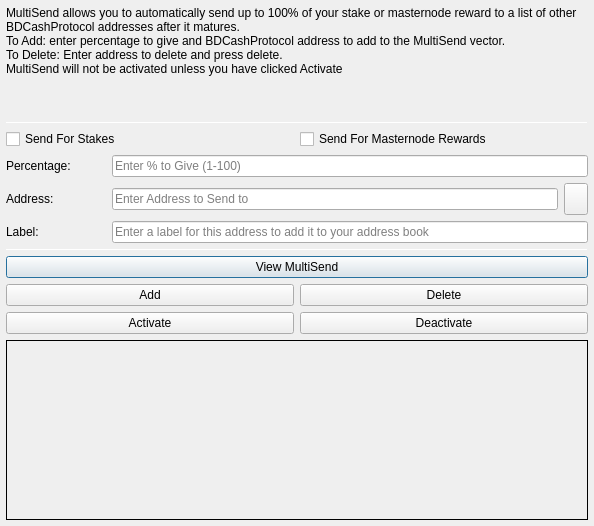
<?xml version="1.0" encoding="UTF-8"?>
<ui version="4.0">
 <class>MultiSendDialog</class>
 <widget class="QDialog" name="MultiSendDialog">
  <property name="windowModality">
   <enum>Qt::NonModal</enum>
  </property>
  <property name="geometry">
   <rect>
    <x>0</x>
    <y>0</y>
    <width>594</width>
    <height>526</height>
   </rect>
  </property>
  <property name="windowTitle">
   <string>MultiSend</string>
  </property>
  <layout class="QVBoxLayout" name="verticalLayout" stretch="0">
   <property name="leftMargin">
    <number>6</number>
   </property>
   <property name="topMargin">
    <number>6</number>
   </property>
   <property name="rightMargin">
    <number>6</number>
   </property>
   <property name="bottomMargin">
    <number>6</number>
   </property>
   <item>
    <layout class="QVBoxLayout" name="verticalLayout_Main" stretch="1,1,1,0,1,1,1">
     <item>
      <widget class="QLabel" name="label_2">
       <property name="lineWidth">
        <number>1</number>
       </property>
       <property name="text">
        <string>MultiSend allows you to automatically send up to 100% of your stake or masternode reward to a list of other BDCashProtocol addresses after it matures.
To Add: enter percentage to give and BDCashProtocol address to add to the MultiSend vector.
To Delete: Enter address to delete and press delete.
MultiSend will not be activated unless you have clicked Activate</string>
       </property>
       <property name="alignment">
        <set>Qt::AlignLeading|Qt::AlignLeft|Qt::AlignTop</set>
       </property>
       <property name="wordWrap">
        <bool>true</bool>
       </property>
      </widget>
     </item>
     <item>
      <widget class="Line" name="line">
       <property name="minimumSize">
        <size>
         <width>0</width>
         <height>1</height>
        </size>
       </property>
       <property name="maximumSize">
        <size>
         <width>16777215</width>
         <height>1</height>
        </size>
       </property>
       <property name="orientation">
        <enum>Qt::Horizontal</enum>
       </property>
      </widget>
     </item>
     <item>
      <layout class="QVBoxLayout" name="verticalLayout_Settings">
       <item>
        <layout class="QHBoxLayout" name="horizontalLayout">
         <item>
          <widget class="QCheckBox" name="multiSendStakeCheckBox">
           <property name="text">
            <string>Send For Stakes</string>
           </property>
          </widget>
         </item>
         <item>
          <widget class="QCheckBox" name="multiSendMasternodeCheckBox">
           <property name="text">
            <string>Send For Masternode Rewards</string>
           </property>
          </widget>
         </item>
        </layout>
       </item>
       <item>
        <layout class="QHBoxLayout" name="horizontalLayout_6">
         <item>
          <widget class="QLabel" name="label">
           <property name="minimumSize">
            <size>
             <width>100</width>
             <height>0</height>
            </size>
           </property>
           <property name="toolTip">
            <string>Percentage of stake to send</string>
           </property>
           <property name="text">
            <string>Percentage:</string>
           </property>
          </widget>
         </item>
         <item>
          <widget class="QLineEdit" name="multiSendPercentEdit">
           <property name="toolTip">
            <string>Enter whole numbers 1 - 100</string>
           </property>
           <property name="placeholderText">
            <string>Enter % to Give (1-100)</string>
           </property>
          </widget>
         </item>
        </layout>
       </item>
       <item>
        <layout class="QHBoxLayout" name="horizontalLayout_7">
         <item>
          <widget class="QLabel" name="label_5">
           <property name="minimumSize">
            <size>
             <width>100</width>
             <height>0</height>
            </size>
           </property>
           <property name="toolTip">
            <string>Address to send portion of stake to</string>
           </property>
           <property name="text">
            <string>Address:</string>
           </property>
          </widget>
         </item>
         <item>
          <widget class="QLineEdit" name="multiSendAddressEdit">
           <property name="toolTip">
            <string/>
           </property>
           <property name="placeholderText">
            <string>Enter Address to Send to</string>
           </property>
          </widget>
         </item>
         <item>
          <widget class="QToolButton" name="addressBookButton">
           <property name="maximumSize">
            <size>
             <width>16777215</width>
             <height>32</height>
            </size>
           </property>
           <property name="toolTip">
            <string>Choose an address from the address book</string>
           </property>
           <property name="text">
            <string/>
           </property>
           <property name="icon">
            <iconset resource="../bdcashprotocol.qrc">
             <normaloff>:/icons/address-book</normaloff>:/icons/address-book</iconset>
           </property>
           <property name="shortcut">
            <string>Alt+A</string>
           </property>
          </widget>
         </item>
        </layout>
       </item>
      </layout>
     </item>
     <item>
      <layout class="QHBoxLayout" name="horizontalLayout_3">
       <item>
        <widget class="QLabel" name="label_3">
         <property name="minimumSize">
          <size>
           <width>100</width>
           <height>0</height>
          </size>
         </property>
         <property name="text">
          <string>Label:</string>
         </property>
        </widget>
       </item>
       <item>
        <widget class="QLineEdit" name="labelAddressLabelEdit">
         <property name="placeholderText">
          <string>Enter a label for this address to add it to your address book</string>
         </property>
        </widget>
       </item>
      </layout>
     </item>
     <item>
      <widget class="Line" name="line_2">
       <property name="minimumSize">
        <size>
         <width>0</width>
         <height>1</height>
        </size>
       </property>
       <property name="maximumSize">
        <size>
         <width>16777215</width>
         <height>1</height>
        </size>
       </property>
       <property name="orientation">
        <enum>Qt::Horizontal</enum>
       </property>
      </widget>
     </item>
     <item>
      <layout class="QVBoxLayout" name="verticalLayout_Buttons">
       <item>
        <layout class="QHBoxLayout" name="horizontalLayout_4">
         <item>
          <widget class="QPushButton" name="viewButton">
           <property name="toolTip">
            <string/>
           </property>
           <property name="statusTip">
            <string>View MultiSend Vector</string>
           </property>
           <property name="text">
            <string>View MultiSend</string>
           </property>
          </widget>
         </item>
        </layout>
       </item>
       <item>
        <layout class="QHBoxLayout" name="horizontalLayout_2">
         <item>
          <widget class="QPushButton" name="addButton">
           <property name="toolTip">
            <string/>
           </property>
           <property name="statusTip">
            <string>Add to MultiSend Vector</string>
           </property>
           <property name="text">
            <string>Add</string>
           </property>
          </widget>
         </item>
         <item>
          <widget class="QPushButton" name="deleteButton">
           <property name="toolTip">
            <string/>
           </property>
           <property name="statusTip">
            <string>Delete Address From MultiSend Vector</string>
           </property>
           <property name="text">
            <string>Delete</string>
           </property>
          </widget>
         </item>
        </layout>
       </item>
       <item>
        <layout class="QHBoxLayout" name="horizontalLayout_5">
         <item>
          <widget class="QPushButton" name="activateButton">
           <property name="statusTip">
            <string>Activate MultiSend</string>
           </property>
           <property name="text">
            <string>Activate</string>
           </property>
          </widget>
         </item>
         <item>
          <widget class="QPushButton" name="disableButton">
           <property name="statusTip">
            <string>Deactivate MultiSend</string>
           </property>
           <property name="text">
            <string>Deactivate</string>
           </property>
          </widget>
         </item>
        </layout>
       </item>
      </layout>
     </item>
     <item>
      <widget class="QLabel" name="message">
       <property name="minimumSize">
        <size>
         <width>0</width>
         <height>180</height>
        </size>
       </property>
       <property name="frameShape">
        <enum>QFrame::Panel</enum>
       </property>
       <property name="frameShadow">
        <enum>QFrame::Plain</enum>
       </property>
       <property name="lineWidth">
        <number>1</number>
       </property>
       <property name="midLineWidth">
        <number>1</number>
       </property>
       <property name="text">
        <string/>
       </property>
       <property name="alignment">
        <set>Qt::AlignLeading|Qt::AlignLeft|Qt::AlignTop</set>
       </property>
       <property name="wordWrap">
        <bool>true</bool>
       </property>
      </widget>
     </item>
    </layout>
   </item>
  </layout>
 </widget>
 <resources>
  <include location="../bdcashprotocol.qrc"/>
 </resources>
 <connections/>
</ui>
